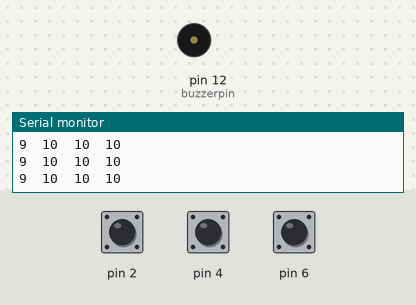
The sketch below on a simulated Arduino Uno, built with avr-gcc and run on an emulated ATmega328P. Shown: buzzer (waves = sounding), the last lines printed to the serial monitor. Inputs (shaded band) come from the test bench; at power-on: pin 2 HIGH, pin 4 HIGH, pin 6 HIGH.

Above: at 1.5 s.
1.6 s: pin 2 pulled LOW for 0.15 s
At 1.82 s:
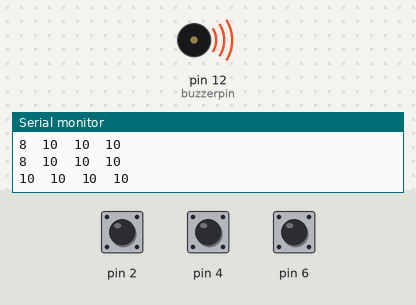
4.7 s: pin 2 pulled LOW for 3.2 s
At 8.8 s:
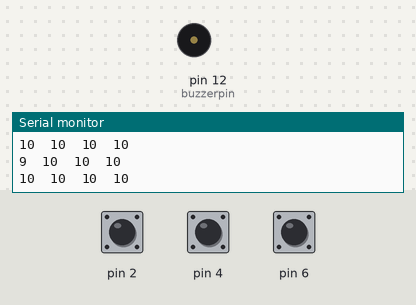
9.6 s: pin 4 pulled LOW for 3.2 s
At 9.9 s:
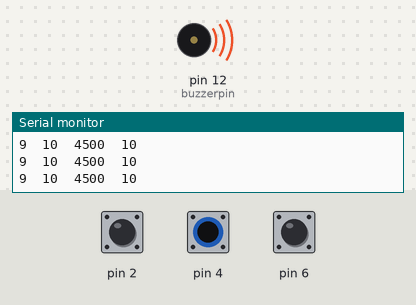
14.5 s: pin 2 driven LOW and pin 4 driven LOW
At 14.8 s:
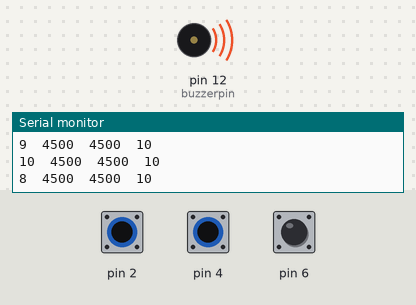
17.5 s: pin 2 driven HIGH
20.5 s: pin 6 pulled LOW for 3.2 s
At 21.5 s:
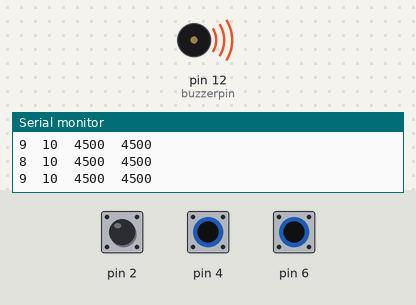
Timing chart, 0 to 25.2 s (numbered marks = the images above; inputs shaded):
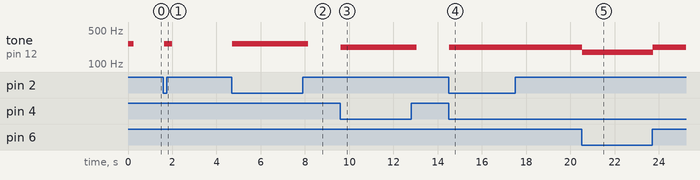

Measured:
- after the input at 1.6 s, tone on pin 12 (buzzerpin): silent → 262 Hz at once, → silent 0.37 s later
- after the input at 4.7 s, tone on pin 12 (buzzerpin): silent → 262 Hz at once, → silent 3.4 s later
- after the input at 9.6 s, tone on pin 12 (buzzerpin): silent → 220 Hz at once, → silent 3.4 s later
- after the input at 14.5 s, tone on pin 12 (buzzerpin): silent → 220 Hz at once
- after the input at 20.5 s, tone on pin 12 (buzzerpin): 220 Hz → 175 Hz at once, → 220 Hz 3.2 s later

The sketch:

CapacitiveSensor_buzzer.ino
```cpp
#include <CapacitiveSensor.h>
#include "pitches.h"

/*
 * CapitiveSense Library Demo Sketch
 * Paul Badger 2008
 * Uses a high value resistor e.g. 10M between send pin and receive pin
 * Resistor effects sensitivity, experiment with values, 50K - 50M. Larger resistor values yield larger sensor values.
 * Receive pin is the sensor pin - try different amounts of foil/metal on this pin
 */


CapacitiveSensor   cs_4_2 = CapacitiveSensor(3,2);        // 10M resistor between pins 4 & 2, pin 2 is sensor pin, add a wire and or foil if desired
CapacitiveSensor   cs_4_6 = CapacitiveSensor(5,4);        // 10M resistor between pins 4 & 6, pin 6 is sensor pin, add a wire and or foil
CapacitiveSensor   cs_4_8 = CapacitiveSensor(7,6);        // 10M resistor between pins 4 & 8, pin 8 is sensor pin, add a wire and or foil

// variables will change:
int buttonState = 0;         // variable for reading the pushbutton status

int buzzerpin = 12;

void setup()
{
   cs_4_2.set_CS_AutocaL_Millis(0xFFFFFFFF);     // turn off autocalibrate on channel 1 - just as an example


   Serial.begin(9600);

   tone(buzzerpin, NOTE_C4, 1000 / 4);
   delay(1.3 * 1000 / 4);
   noTone(12);

}

void loop()
{
    long start = millis();
    long total1 =  cs_4_2.capacitiveSensor(30);
    long total2 =  cs_4_6.capacitiveSensor(30);
    long total3 =  cs_4_8.capacitiveSensor(30);

    Serial.print(millis() - start);        // check on performance in milliseconds
    Serial.print("\t");                    // tab character for debug windown spacing

    Serial.print(total1);                  // print sensor output 1
    Serial.print("\t");
    Serial.print(total2);                  // print sensor output 2
    Serial.print("\t");
    Serial.println(total3);                // print sensor output 3

    delay(10);                             // arbitrary delay to limit data to serial port

    if(total1>=500)
      {
        digitalWrite(13, LOW);
            tone(12, NOTE_C4, 1000 / 4);
      }
     if(total2>=500){
      digitalWrite(13, LOW);
           // myservo.write(180);
            tone(12, NOTE_A3, 1000 / 4);
            //delay(1.3 * 1000 / 4);
            //noTone(8);
    }
     if(total3>=500){
      digitalWrite(13, HIGH);
           // myservo.write(90);
            tone(12, NOTE_F3, 1000 / 4);
            //delay(1.3 * 1000 / 4);
            //noTone(8);
    }

}
```

pitches.h
```cpp
/*************************************************
 * Public Constants
 *************************************************/

#define NOTE_B0  31
#define NOTE_C1  33
#define NOTE_CS1 35
#define NOTE_D1  37
#define NOTE_DS1 39
#define NOTE_E1  41
#define NOTE_F1  44
#define NOTE_FS1 46
#define NOTE_G1  49
#define NOTE_GS1 52
#define NOTE_A1  55
#define NOTE_AS1 58
#define NOTE_B1  62
#define NOTE_C2  65
#define NOTE_CS2 69
#define NOTE_D2  73
#define NOTE_DS2 78
#define NOTE_E2  82
#define NOTE_F2  87
#define NOTE_FS2 93
#define NOTE_G2  98
#define NOTE_GS2 104
#define NOTE_A2  110
#define NOTE_AS2 117
#define NOTE_B2  123
#define NOTE_C3  131
#define NOTE_CS3 139
#define NOTE_D3  147
#define NOTE_DS3 156
#define NOTE_E3  165
#define NOTE_F3  175
#define NOTE_FS3 185
#define NOTE_G3  196
#define NOTE_GS3 208
#define NOTE_A3  220
#define NOTE_AS3 233
#define NOTE_B3  247
#define NOTE_C4  262
#define NOTE_CS4 277
#define NOTE_D4  294
#define NOTE_DS4 311
#define NOTE_E4  330
#define NOTE_F4  349
#define NOTE_FS4 370
#define NOTE_G4  392
#define NOTE_GS4 415
#define NOTE_A4  440
#define NOTE_AS4 466
#define NOTE_B4  494
#define NOTE_C5  523
#define NOTE_CS5 554
#define NOTE_D5  587
#define NOTE_DS5 622
#define NOTE_E5  659
#define NOTE_F5  698
#define NOTE_FS5 740
#define NOTE_G5  784
#define NOTE_GS5 831
#define NOTE_A5  880
#define NOTE_AS5 932
#define NOTE_B5  988
#define NOTE_C6  1047
#define NOTE_CS6 1109
#define NOTE_D6  1175
#define NOTE_DS6 1245
#define NOTE_E6  1319
#define NOTE_F6  1397
#define NOTE_FS6 1480
#define NOTE_G6  1568
#define NOTE_GS6 1661
#define NOTE_A6  1760
#define NOTE_AS6 1865
#define NOTE_B6  1976
#define NOTE_C7  2093
#define NOTE_CS7 2217
#define NOTE_D7  2349
#define NOTE_DS7 2489
#define NOTE_E7  2637
#define NOTE_F7  2794
#define NOTE_FS7 2960
#define NOTE_G7  3136
#define NOTE_GS7 3322
#define NOTE_A7  3520
#define NOTE_AS7 3729
#define NOTE_B7  3951
#define NOTE_C8  4186
#define NOTE_CS8 4435
#define NOTE_D8  4699
#define NOTE_DS8 4978
```
